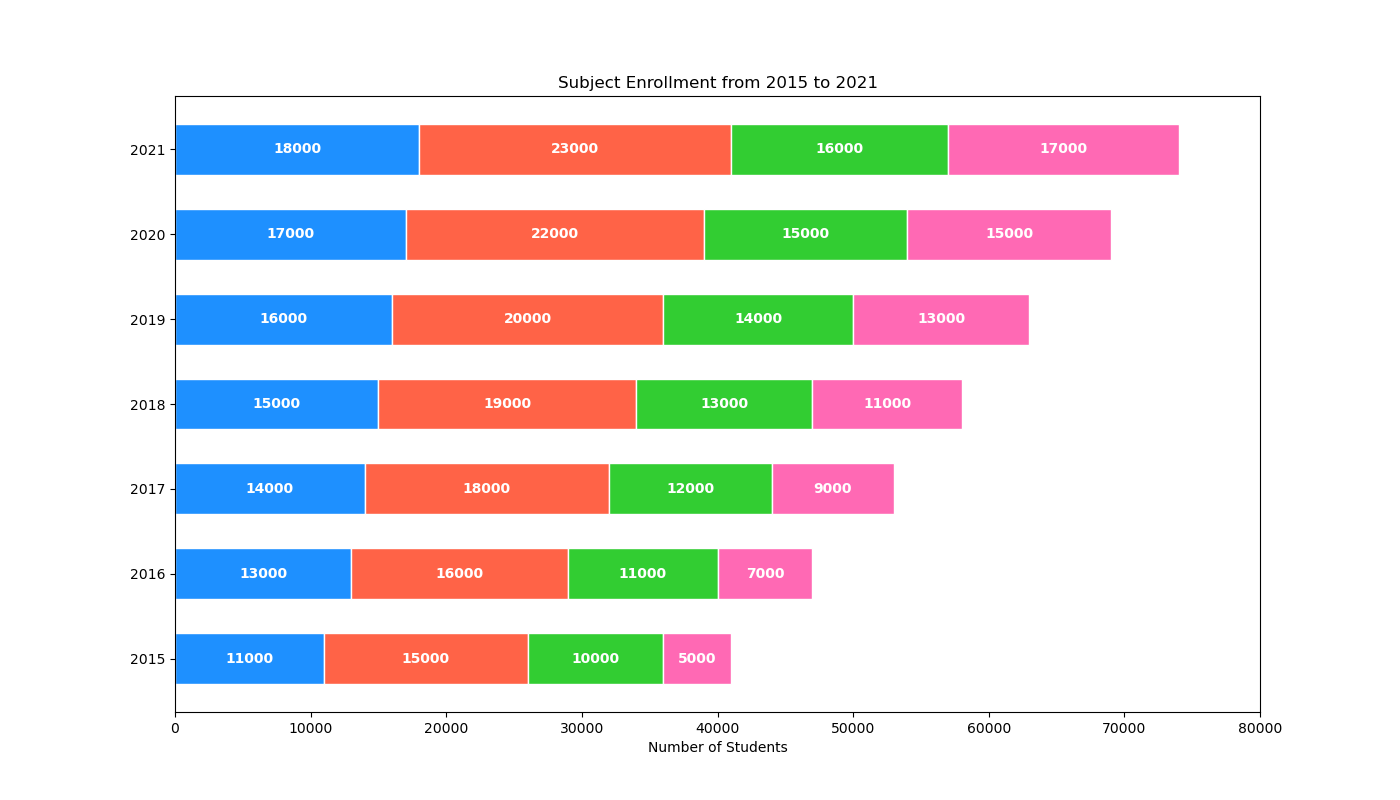

Python code for this plot:

import matplotlib.pyplot as plt

# Data
years = ['2015', '2016', '2017', '2018', '2019', '2020', '2021']
math = [11000, 13000, 14000, 15000, 16000, 17000, 18000]
science = [15000, 16000, 18000, 19000, 20000, 22000, 23000]
english = [10000, 11000, 12000, 13000, 14000, 15000, 16000]
history = [5000, 7000, 9000, 11000, 13000, 15000, 17000]

# Plot
fig, ax = plt.subplots(figsize=(14, 8))  # Change width and height of the chart

# Horizontal bar chart
ax.barh(years, math, color='#1e90ff', edgecolor='white', height=0.6)
ax.barh(years, science, left=math, color='#ff6347', edgecolor='white', height=0.6)
ax.barh(years, english, left=[i+j for i,j in zip(math, science)], color='#32cd32', edgecolor='white', height=0.6)
ax.barh(years, history, left=[i+j+k for i,j,k in zip(math, science, english)], color='#ff69b4', edgecolor='white', height=0.6)

# Adding numerical labels
for i in range(len(years)):
    ax.text(math[i]/2, i, str(math[i]), va='center', ha='center', color='white', fontweight='bold')
    ax.text(math[i] + science[i]/2, i, str(science[i]), va='center', ha='center', color='white', fontweight='bold')
    ax.text(math[i] + science[i] + english[i]/2, i, str(english[i]), va='center', ha='center', color='white', fontweight='bold')
    ax.text(math[i] + science[i] + english[i] + history[i]/2, i, str(history[i]), va='center', ha='center', color='white', fontweight='bold')

ax.set_xlabel('Number of Students')
ax.set_title('Subject Enrollment from 2015 to 2021')
ax.set_yticks(years)
ax.set_xlim(0, 80000)  # Adjust to accommodate the sum of the data points

plt.show()
